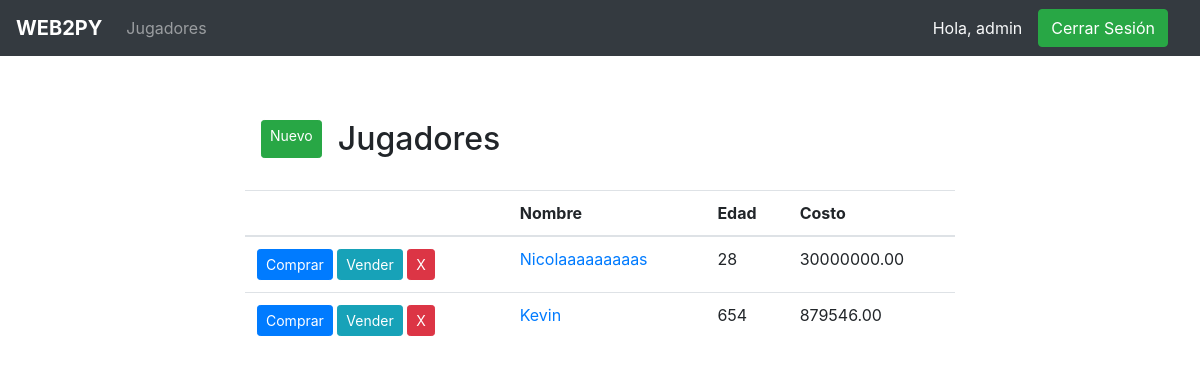
Page /jugadores (signed in) on the earlier database version.
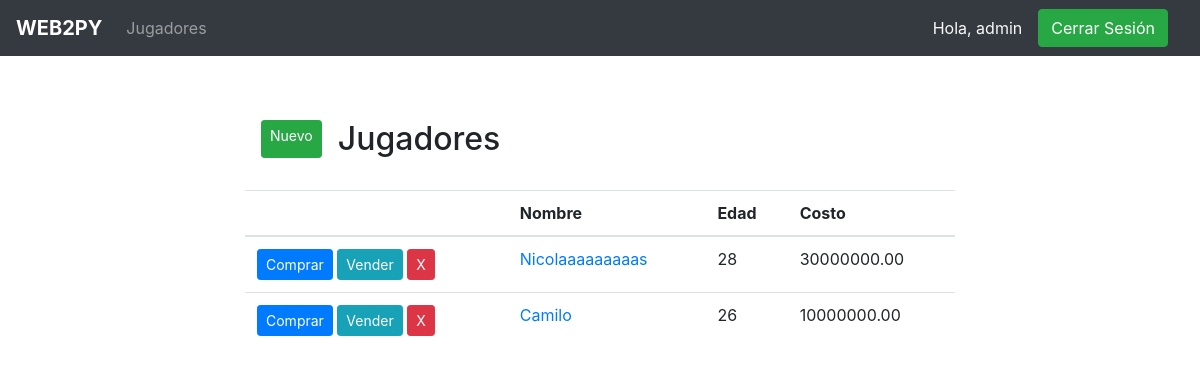
Same page on the later database version.
### app/models.py (models this page shows, shortened)
class Jugador(models.Model):
    id = models.AutoField(primary_key=True)
    nombre = models.CharField(max_length=50)
    edad = models.IntegerField()
    costo = models.DecimalField(decimal_places = 2, max_digits = 10)

### app/views.py (the view)
# urls.py: path('jugadores', jugadores, name='jugadores'),
@login_required
def jugadores(request):
    jugadores = Jugador.objects.all()
    return render(request, 'jugador/jugadores.html', { 'jugadores': jugadores })

### templates/jugador/jugadores.html (shortened to what this page needs)
{% extends 'base.html' %}
{% block content %}
<div class="container">
    <div class="col-xl-8 mx-auto my-5">
        <div class="row ml-3 mb-3">
            {% if request.user.is_superuser %}
                <a class="btn btn-sm btn-success my-3" href="{% url 'nuevo_jugador' %}">Nuevo</a>
            {% endif %}
            <h2 class="m-3">Jugadores</h2>
        </div>
        <table class="table table-hover">
            <thead>
                <tr>
                    {% if request.user.is_superuser %}
                        <th scope="col"></th>
                    {% endif %}
                    <th scope="col">Nombre</th>
                    <th scope="col">Edad</th>
                    <th scope="col">Costo</th>
                </tr>
            </thead>
            <tbody>
            {% for jugador in jugadores %}
                <tr>
                    {% if request.user.is_superuser %}
                        <td class="">
                            <a href="#" class="btn btn-sm btn-primary">Comprar</a>
                            <a href="#" class="btn btn-sm btn-info">Vender</a>
                            <a href="{% url 'eliminar_jugador' jugador.id %}" class="btn btn-sm btn-danger">X</button>
                        </td>
                    {% endif %}
                    <td><a href="{% url 'editar_jugador' jugador.id %}">{{ jugador.nombre }}</a></td>
                    <td>{{ jugador.edad }}</td>
                    <td>{{ jugador.costo }}</td>
                </tr>
            {% endfor %}
            </tbody>
        </table>
    </div>
</div>
{% endblock %}

### templates/base.html (shortened to what this page needs)
{% load static %}
<html lang="en">
<head>
    <link rel="stylesheet" href="https://cdn.jsdelivr.net/npm/bootstrap@4.5.3/dist/css/bootstrap.min.css">
</head>
<body>
    <nav class="navbar navbar-expand-lg navbar-dark bg-dark">
        <a class="navbar-brand" href="{% url 'index' %}"><strong>WEB2PY</strong></a>
        <div class="collapse navbar-collapse" id="navbarText">
            <ul class="navbar-nav mr-auto">
                {% if request.user.is_authenticated %}
                <li class="nav-item">
                    <a class="nav-link" href="{% url 'jugadores' %}">Jugadores</a>
                </li>
                {% endif %}
            </ul>
            {% if user.is_authenticated %}
                <span class="text-light">Hola, {{ user.username }}</span>
                <a type="button" class="btn btn-success mx-3" href="{% url 'cerrar_sesion' %}">Cerrar Sesión</a>
            {% else %}
                <a type="button" class="btn btn-outline-success" href="{% url 'iniciar_sesion' %}">Iniciar Sesión</a>
                <a type="button" class="btn btn-success mx-3" href="{% url 'crear_cuenta' %}">Crear Cuenta</a>
            {% endif %}
        </div>
    </nav>
    {% block content %} {% endblock %}
</body>
</html>

Differences in the rows shown:
removed Jugador: nombre "Kevin", edad "654", costo "879546.00"
added Jugador: nombre "Camilo", edad "26", costo "10000000.00"
